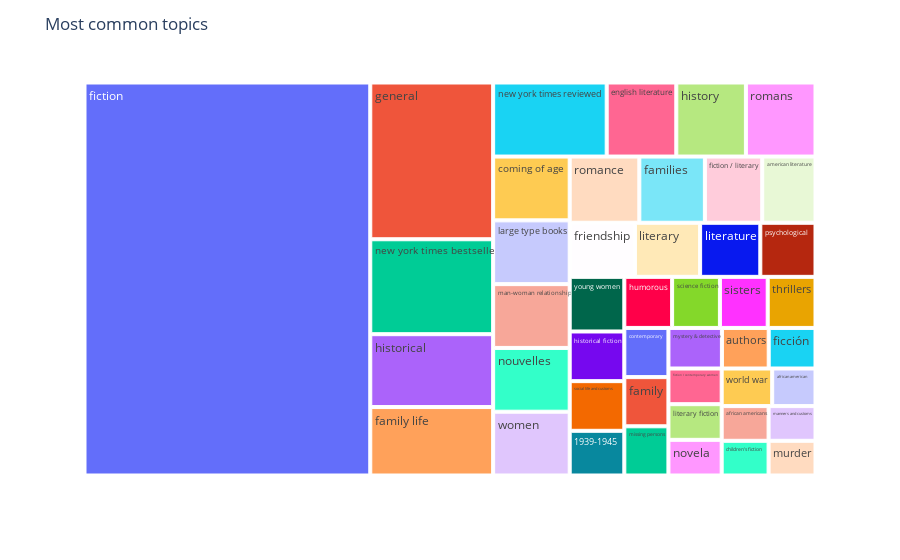

This figure's notebook cell:
### Code cell
import plotly.express as px
from collections import Counter

word_counts_dict = Counter()

# Count the occurrences of each word in the values of the original dictionary
for values in my_read_topics.values():
    for value in values:
        for word in value.replace(', ', ',').split(','):
            word_counts_dict[word.lower()] += 1

df_word_counts = pd.DataFrame(list(word_counts_dict.items()), columns=['Word', 'Count'])
df_word_counts = df_word_counts.sort_values(by='Count', ascending=False).reset_index().head(45)

fig = px.treemap(
    df_word_counts,
    path=['Word'],
    values='Count',
    custom_data=['Count'] )

# Update the layout of the tree map
fig.update_layout(
    title='Most common topics'
)
fig.update_traces(
    hovertemplate='<b>%{label}</b><br>Count: %{customdata[0]}'
)
# Show the plot
fig.show()

### Figure 1 — Plotly figure (JSON) as saved in the notebook; plotly's stock layout.template omitted (floating-point values rounded to 4 significant figures)
{"data": [{"branchvalues": "total", "customdata": [[9], [6], [6], [13], [7], [6], [18], [8], [19], [16], [8], [31], [7], [414], [7], [14], [13], [71], [33], [10], [19], [9], [18], [13], [7], [12], [18], [6], [8], [6], [8], [43], [31], [18], [7], [11], [17], [19], [9], [9], [10], [9], [18], [7], [11]], "domain": {"x": [0, 1], "y": [0, 1]}, "hovertemplate": "<b>%{label}</b><br>Count: %{customdata[0]}", "ids": ["1939-1945", "african american", "african americans", "american literature", "authors", "children's fiction", "coming of age", "contemporary", "english literature", "families", "family", "family life", "ficción", "fiction", "fiction / contemporary women", "fiction / literary", "friendship", "general", "historical", "historical fiction", "history", "humorous", "large type books", "literary", "literary fiction", "literature", "man-woman relationships", "manners and customs", "missing persons", "murder", "mystery & detective", "new york times bestseller", "new york times reviewed", "nouvelles", "novela", "psychological", "romance", "romans", "science fiction", "sisters", "social life and customs", "thrillers", "women", "world war", "young women"], "labels": ["1939-1945", "african american", "african americans", "american literature", "authors", "children's fiction", "coming of age", "contemporary", "english literature", "families", "family", "family life", "ficción", "fiction", "fiction / contemporary women", "fiction / literary", "friendship", "general", "historical", "historical fiction", "history", "humorous", "large type books", "literary", "literary fiction", "literature", "man-woman relationships", "manners and customs", "missing persons", "murder", "mystery & detective", "new york times bestseller", "new york times reviewed", "nouvelles", "novela", "psychological", "romance", "romans", "science fiction", "sisters", "social life and customs", "thrillers", "women", "world war", "young women"], "name": "", "parents": ["", "", "", "", "", "", "", "", "", "", "", "", "", "", "", "", "", "", "", "", "", "", "", "", "", "", "", "", "", "", "", "", "", "", "", "", "", "", "", "", "", "", "", "", ""], "type": "treemap", "values": [9, 6, 6, 13, 7, 6, 18, 8, 19, 16, 8, 31, 7, 414, 7, 14, 13, 71, 33, 10, 19, 9, 18, 13, 7, 12, 18, 6, 8, 6, 8, 43, 31, 18, 7, 11, 17, 19, 9, 9, 10, 9, 18, 7, 11]}], "layout": {"legend": {"tracegroupgap": 0}, "margin": {"t": 60}, "title": {"text": "Most common topics"}}}
